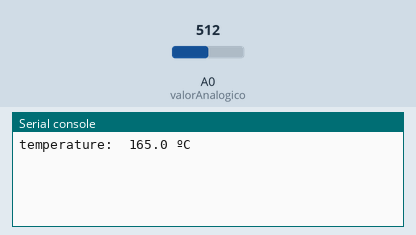
Bench run of a program on a simulated ESP8266 board running MicroPython. On the bench: the last lines printed to the serial console. Inputs (shaded band) come from the test bench; at power-on: A0 (valorAnalogico) = 512 (analog values on the 0–1023 scale).

Above: at 1.2 s.
1.3 s: A0 (valorAnalogico) set to 716
At 3.4 s:
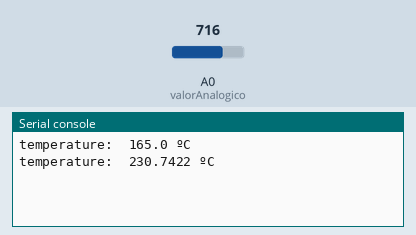
4.0 s: A0 (valorAnalogico) set to 900
At 4.9 s:
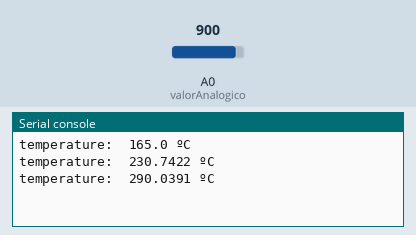
Timing chart, 0 to 7.0 s (numbered marks = the images above; inputs shaded):
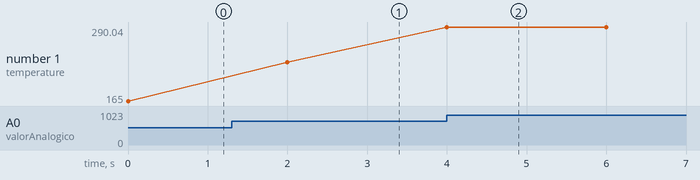

The program:

main.py
```python
from machine import ADC # import las conexiones ADC
import time

valorAnalogico = ADC(0) # declaramos una variable para almacenar la lectura del pin 0
conversion_factor = 3.3/1024  # convertir el voltaje para la lectura de  10 bits = 1024 q es la lectura del sensor

while True:

    voltage_leido = valorAnalogico.read()
    conversion_voltage = voltage_leido * conversion_factor
    tempCentigrados = conversion_voltage/(10.0/1000) # pasa a grados centigrados

    print("temperature: ",tempCentigrados,"ºC")

    time.sleep(2)
    
```

Measured:
- after the input at 1.3 s, the serial console: prints a new line after 0.70 s (image 1)
- after the input at 4.0 s, the serial console: prints a new line at once (image 2)
- plotted number 1: 165 → 230.74 after the input at 1.3 s, 230.74 → 290.04 after the input at 4.0 s
